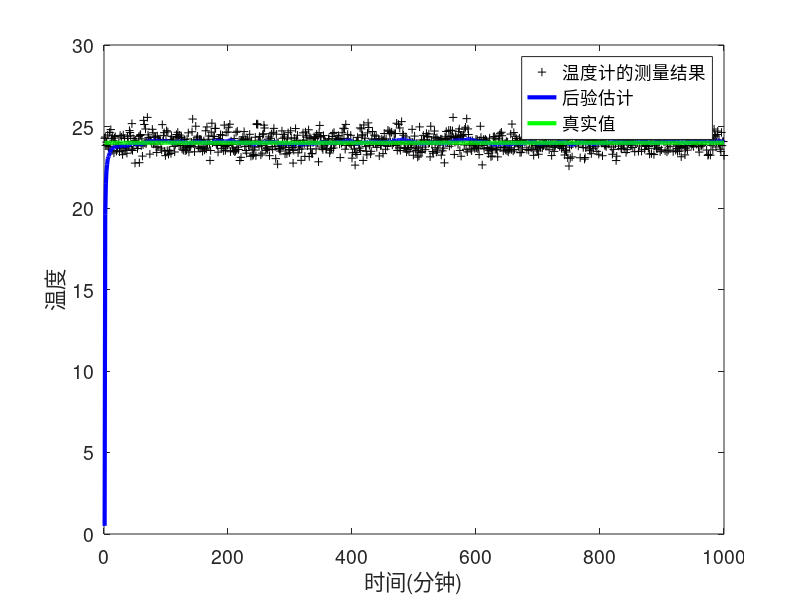
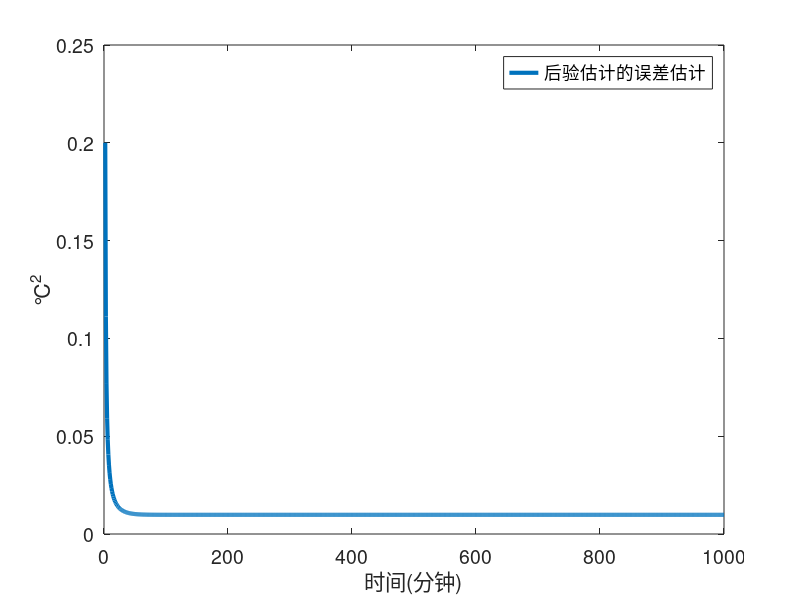

Reproduce these figures in MATLAB, in order.
% Kalman filter example of temperature measurement in Matlab implementation of Kalman filter algorithm.
% 房间当前温度真实值为24度，认为下一时刻与当前时刻温度相同，误差为0.02度（即认为连续的两个时刻最多变化0.02度）。
% 温度计的测量误差为0.5度。
% 开始时，房间温度的估计为23.5度，误差为1度。
close all;
clear all;
% intial parameters
% 计算连续n_iter个时刻
n_iter = 1000;
% size of array. n_iter行，1列
sz = [n_iter, 1];
% 温度的真实值
x = 24;
% 过程方差，反应连续两个时刻温度方差。更改查看效果
Q = 4e-4;
% 测量方差，反应温度计的测量精度。更改查看效果
R = 0.25;
% z是温度计的测量结果，在真实值的基础上加上了方差为0.25的高斯噪声。
z = x + sqrt(R)*randn(sz);
% 对数组进行初始化
% 对温度的后验估计。即在k时刻，结合温度计当前测量值与k-1时刻先验估计，得到的最终估计值
xhat = zeros(sz); 
% 后验估计的方差
P = zeros(sz); 
% 温度的先验估计。即在k-1时刻，对k时刻温度做出的估计
xhatminus = zeros(sz);
% 先验估计的方差
Pminus = zeros(sz);
% 卡尔曼增益，反应了温度计测量结果与过程模型（即当前时刻与下一时刻温度相同这一模型）的可信程度
K = zeros(sz); 
% intial guesses
xhat(1) = 0.5; %温度初始估计值为23.5度
P(1) =1; % 误差方差为1
 
for k = 2:n_iter
    % 时间更新（预测）
    % 用上一时刻的最优估计值来作为对当前时刻的温度的预测
    xhatminus(k) = xhat(k-1);
    % 预测的方差为上一时刻温度最优估计值的方差与过程方差之和
    Pminus(k) = P(k-1)+Q;
    % 测量更新（校正）
    % 计算卡尔曼增益
    K(k) = Pminus(k)/( Pminus(k)+R );
    % 结合当前时刻温度计的测量值，对上一时刻的预测进行校正，得到校正后的最优估计。该估计具有最小均方差
    xhat(k) = xhatminus(k)+K(k)*(z(k)-xhatminus(k));
    % 计算最终估计值的方差
    P(k) = (1-K(k))*Pminus(k);
end
 
FontSize = 14;
LineWidth = 3;
figure();
plot(z,'k+'); %画出温度计的测量值
hold on;
plot(xhat,'b-','LineWidth',LineWidth) %画出最优估计值
hold on;
plot(x*ones(sz),'g-','LineWidth',LineWidth); %画出真实值
legend('温度计的测量结果', '后验估计', '真实值');
xl = xlabel('时间(分钟)');
yl = ylabel('温度');
set(xl,'fontsize',FontSize);
set(yl,'fontsize',FontSize);
hold off;
set(gca,'FontSize',FontSize);
 
figure();
valid_iter = 2:n_iter; % Pminus not valid at step 1
% 画出最优估计值的方差
plot(valid_iter,P(valid_iter),'LineWidth',LineWidth);
legend('后验估计的误差估计');
xl = xlabel('时间(分钟)');
yl = ylabel('℃^2');
set(xl,'fontsize',FontSize);
set(yl,'fontsize',FontSize);
set(gca,'FontSize',FontSize);